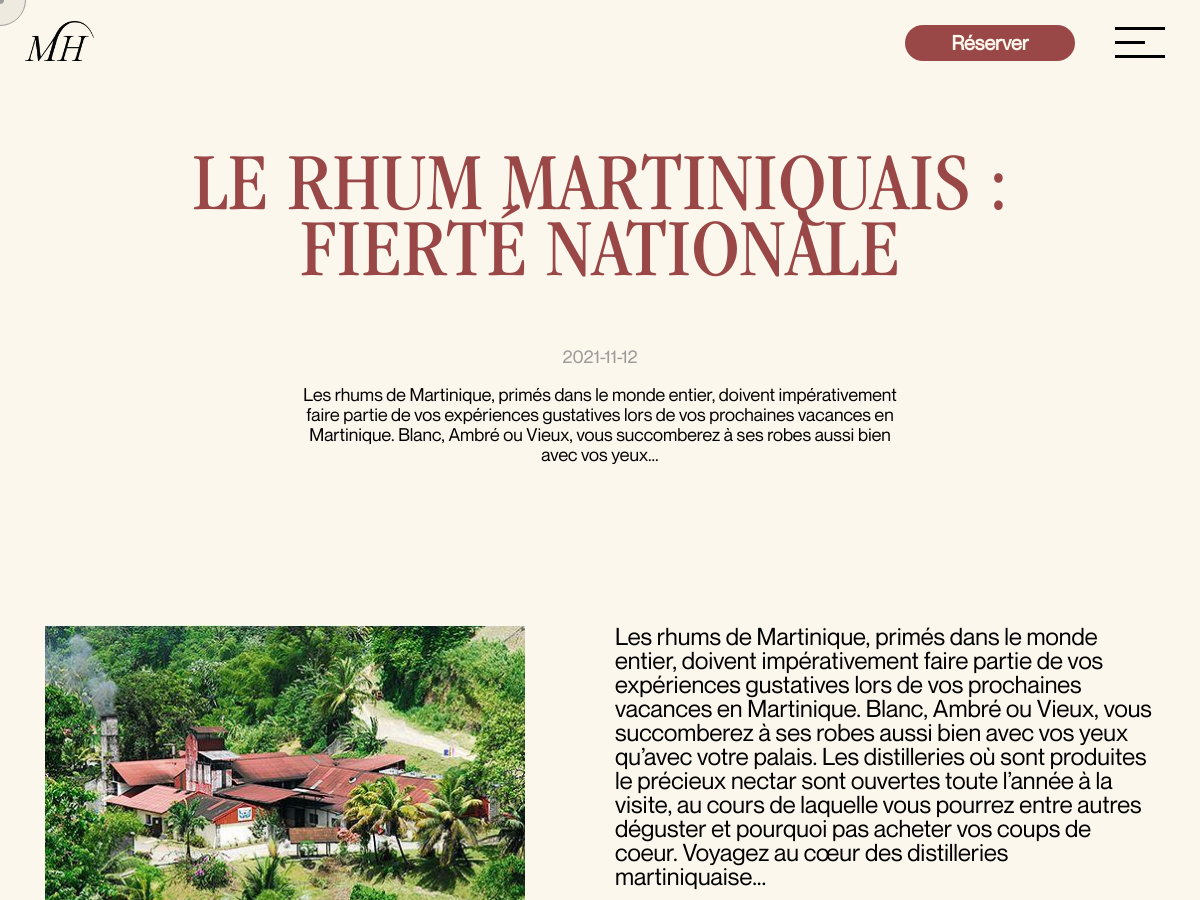
The app's page /blog-unit.php?blog=21 (upper part), older data.
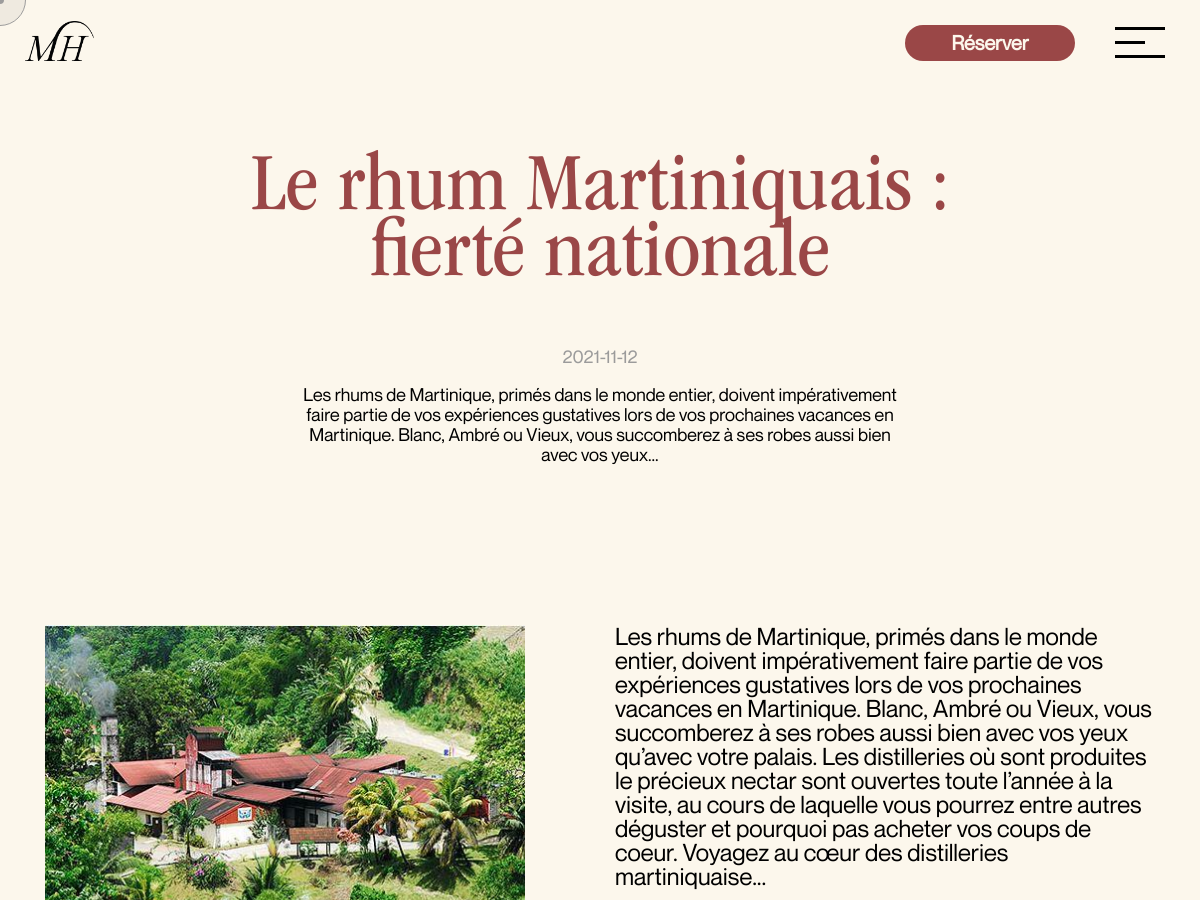
The same page, newer data.
### tables this page shows
CREATE TABLE `tourism` (
  `id` int(11) NOT NULL,
  `title` varchar(255) NOT NULL,
  `citation` varchar(255) NOT NULL,
  `photo` text NOT NULL,
  `photo_2` text NOT NULL,
  `location` varchar(255) NOT NULL,
  `details` text NOT NULL,
  `date` date NOT NULL,
  `id_rooms` int(11) NOT NULL
);

### blog-unit.php (the view, shortened to what this page needs)
<?php
require_once 'core/core.php';
include 'includes/header.php';
$id_blog = $_GET['blog'];
$sql = $db->query("SELECT * FROM tourism WHERE id = {$id_blog}");
$blog = $sql->fetch(PDO::FETCH_ASSOC);
$shortDes1 = substr($blog['details'], 0, 280);
$shortDes2 = substr($blog['details'], 0, 600);
?>
<main>
    <link rel="stylesheet" href="https://unpkg.com/aos@next/dist/aos.css" />
    <div class="qhero_page_blog-unit">
        <div class="qhero_entree_page_blog-unit">
            <div class="div_h1_titre_blog-unit">
                <h1 class="h1_titre_blog-unit" data-aos="fade-up" data-aos-anchor-placement="top-bottom" data-aos-duration="1000">
                    <?= ($blog['title']  != '') ? $blog['title'] : 'Rubrique'; ?>
                </h1>
            </div>
            <div class="div_h2_date_blog-unit" data-aos="fade-up" data-aos-anchor-placement="top-bottom" data-aos-duration="1000" data-aos-delay="100">
                <h2 class="h2_date_blog-unit">
                    <?= ($blog['date']  != '') ? $blog['date'] : ''; ?>
                </h2>
            </div>
            <div class="div_h3_text_presentation_blog-unit">
                <h3 class="h3_titre-blog-unit" data-aos="fade-up" data-aos-anchor-placement="top-bottom" data-aos-duration="1000" data-aos-delay="200">
                    <?= ($blog['details'] != '') ? $shortDes1 : ''; ?>...
                </h3>
            </div>
        </div>
    </div>
    <div class="container_presentation_blog-unit">
        <div class="container_presentation_blog-unit_colonne_gauche">
            <div class="texte_gauche-blog-unit" data-aos="fade" data-aos-anchor-placement="top-bottom" data-aos-duration="1000" data-aos-delay="500">
                <div class="image_gauche-blog-unit" data-aos="fade" data-aos-anchor-placement="top-bottom" data-aos-duration="1000" data-aos-delay="200">
                    <img src="<?= $blog['photo']; ?>" alt="Photo Maison Gauche">
                </div>
            </div>
        </div>
        <div class="container_presentation_blog-unit_colonne_droite" data-aos="fade" data-aos-anchor-placement="top-bottom" data-aos-duration="1000" data-aos-delay="200">
            <div class="texte-droite-blog-unit">
                <p>
                    <?= ($blog['details'] != '') ? $shortDes2 : ''; ?>...
                </p>
            </div>
        </div>
    </div>
</main>
<?php
include "includes/cursor.php";
include("./includes/footer.php");
?>

Row changes from the older to the newer data that the page shows:
changed tourism: title "LE RHUM MARTINIQUAIS : FIERTÉ NATIONALE" → "Le rhum Martiniquais : fierté nationale"
